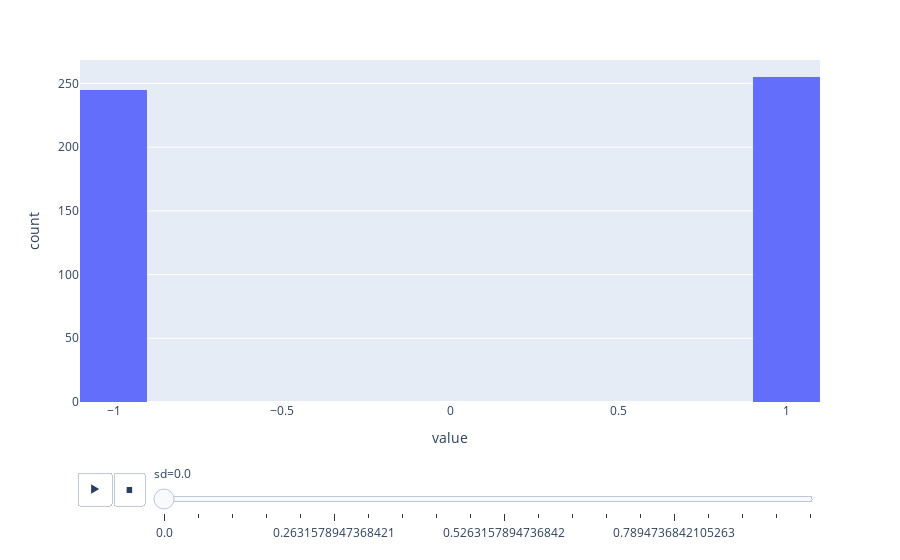

The cell this chart's notebook holds for it:
### Code cell
px.histogram(last_epoch_df, animation_frame = 'sd', x = 'value', nbins = 20)

### Figure 1 — Plotly figure (JSON) as saved in the notebook; plotly's stock layout.template omitted (floating-point values rounded to 4 significant figures; data arrays with more than 128 entries replaced by an {"elided": "..."} marker saying what was removed)
{"data": [{"alignmentgroup": "True", "bingroup": "x", "hovertemplate": "sd=0.0<br>value=%{x}<br>count=%{y}<extra></extra>", "legendgroup": "", "marker": {"color": "#636efa", "pattern": {"shape": ""}}, "name": "", "nbinsx": 20, "offsetgroup": "", "orientation": "v", "showlegend": false, "type": "histogram", "x": {"elided": "500 int values"}, "xaxis": "x", "yaxis": "y"}], "layout": {"barmode": "relative", "legend": {"tracegroupgap": 0}, "margin": {"t": 60}, "sliders": [{"active": 0, "currentvalue": {"prefix": "sd="}, "len": 0.9, "pad": {"b": 10, "t": 60}, "steps": [{"args": [["0.0"], {"frame": {"duration": 0, "redraw": true}, "fromcurrent": true, "mode": "immediate", "transition": {"duration": 0, "easing": "linear"}}], "label": "0.0", "method": "animate"}, {"args": [["0.05263157894736842"], {"frame": {"duration": 0, "redraw": true}, "fromcurrent": true, "mode": "immediate", "transition": {"duration": 0, "easing": "linear"}}], "label": "0.05263157894736842", "method": "animate"}, {"args": [["0.10526315789473684"], {"frame": {"duration": 0, "redraw": true}, "fromcurrent": true, "mode": "immediate", "transition": {"duration": 0, "easing": "linear"}}], "label": "0.10526315789473684", "method": "animate"}, {"args": [["0.15789473684210525"], {"frame": {"duration": 0, "redraw": true}, "fromcurrent": true, "mode": "immediate", "transition": {"duration": 0, "easing": "linear"}}], "label": "0.15789473684210525", "method": "animate"}, {"args": [["0.21052631578947367"], {"frame": {"duration": 0, "redraw": true}, "fromcurrent": true, "mode": "immediate", "transition": {"duration": 0, "easing": "linear"}}], "label": "0.21052631578947367", "method": "animate"}, {"args": [["0.2631578947368421"], {"frame": {"duration": 0, "redraw": true}, "fromcurrent": true, "mode": "immediate", "transition": {"duration": 0, "easing": "linear"}}], "label": "0.2631578947368421", "method": "animate"}, {"args": [["0.3157894736842105"], {"frame": {"duration": 0, "redraw": true}, "fromcurrent": true, "mode": "immediate", "transition": {"duration": 0, "easing": "linear"}}], "label": "0.3157894736842105", "method": "animate"}, {"args": [["0.3684210526315789"], {"frame": {"duration": 0, "redraw": true}, "fromcurrent": true, "mode": "immediate", "transition": {"duration": 0, "easing": "linear"}}], "label": "0.3684210526315789", "method": "animate"}, {"args": [["0.42105263157894735"], {"frame": {"duration": 0, "redraw": true}, "fromcurrent": true, "mode": "immediate", "transition": {"duration": 0, "easing": "linear"}}], "label": "0.42105263157894735", "method": "animate"}, {"args": [["0.47368421052631576"], {"frame": {"duration": 0, "redraw": true}, "fromcurrent": true, "mode": "immediate", "transition": {"duration": 0, "easing": "linear"}}], "label": "0.47368421052631576", "method": "animate"}, {"args": [["0.5263157894736842"], {"frame": {"duration": 0, "redraw": true}, "fromcurrent": true, "mode": "immediate", "transition": {"duration": 0, "easing": "linear"}}], "label": "0.5263157894736842", "method": "animate"}, {"args": [["0.5789473684210527"], {"frame": {"duration": 0, "redraw": true}, "fromcurrent": true, "mode": "immediate", "transition": {"duration": 0, "easing": "linear"}}], "label": "0.5789473684210527", "method": "animate"}, {"args": [["0.631578947368421"], {"frame": {"duration": 0, "redraw": true}, "fromcurrent": true, "mode": "immediate", "transition": {"duration": 0, "easing": "linear"}}], "label": "0.631578947368421", "method": "animate"}, {"args": [["0.6842105263157894"], {"frame": {"duration": 0, "redraw": true}, "fromcurrent": true, "mode": "immediate", "transition": {"duration": 0, "easing": "linear"}}], "label": "0.6842105263157894", "method": "animate"}, {"args": [["0.7368421052631579"], {"frame": {"duration": 0, "redraw": true}, "fromcurrent": true, "mode": "immediate", "transition": {"duration": 0, "easing": "linear"}}], "label": "0.7368421052631579", "method": "animate"}, {"args": [["0.7894736842105263"], {"frame": {"duration": 0, "redraw": true}, "fromcurrent": true, "mode": "immediate", "transition": {"duration": 0, "easing": "linear"}}], "label": "0.7894736842105263", "method": "animate"}, {"args": [["0.8421052631578947"], {"frame": {"duration": 0, "redraw": true}, "fromcurrent": true, "mode": "immediate", "transition": {"duration": 0, "easing": "linear"}}], "label": "0.8421052631578947", "method": "animate"}, {"args": [["0.894736842105263"], {"frame": {"duration": 0, "redraw": true}, "fromcurrent": true, "mode": "immediate", "transition": {"duration": 0, "easing": "linear"}}], "label": "0.894736842105263", "method": "animate"}, {"args": [["0.9473684210526315"], {"frame": {"duration": 0, "redraw": true}, "fromcurrent": true, "mode": "immediate", "transition": {"duration": 0, "easing": "linear"}}], "label": "0.9473684210526315", "method": "animate"}, {"args": [["1.0"], {"frame": {"duration": 0, "redraw": true}, "fromcurrent": true, "mode": "immediate", "transition": {"duration": 0, "easing": "linear"}}], "label": "1.0", "method": "animate"}], "x": 0.1, "xanchor": "left", "y": 0, "yanchor": "top"}], "updatemenus": [{"buttons": [{"args": [null, {"frame": {"duration": 500, "redraw": true}, "fromcurrent": true, "mode": "immediate", "transition": {"duration": 500, "easing": "linear"}}], "label": "&#9654;", "method": "animate"}, {"args": [[null], {"frame": {"duration": 0, "redraw": true}, "fromcurrent": true, "mode": "immediate", "transition": {"duration": 0, "easing": "linear"}}], "label": "&#9724;", "method": "animate"}], "direction": "left", "pad": {"r": 10, "t": 70}, "showactive": false, "type": "buttons", "x": 0.1, "xanchor": "right", "y": 0, "yanchor": "top"}], "xaxis": {"anchor": "y", "domain": [0, 1], "title": {"text": "value"}}, "yaxis": {"anchor": "x", "domain": [0, 1], "title": {"text": "count"}}}}
